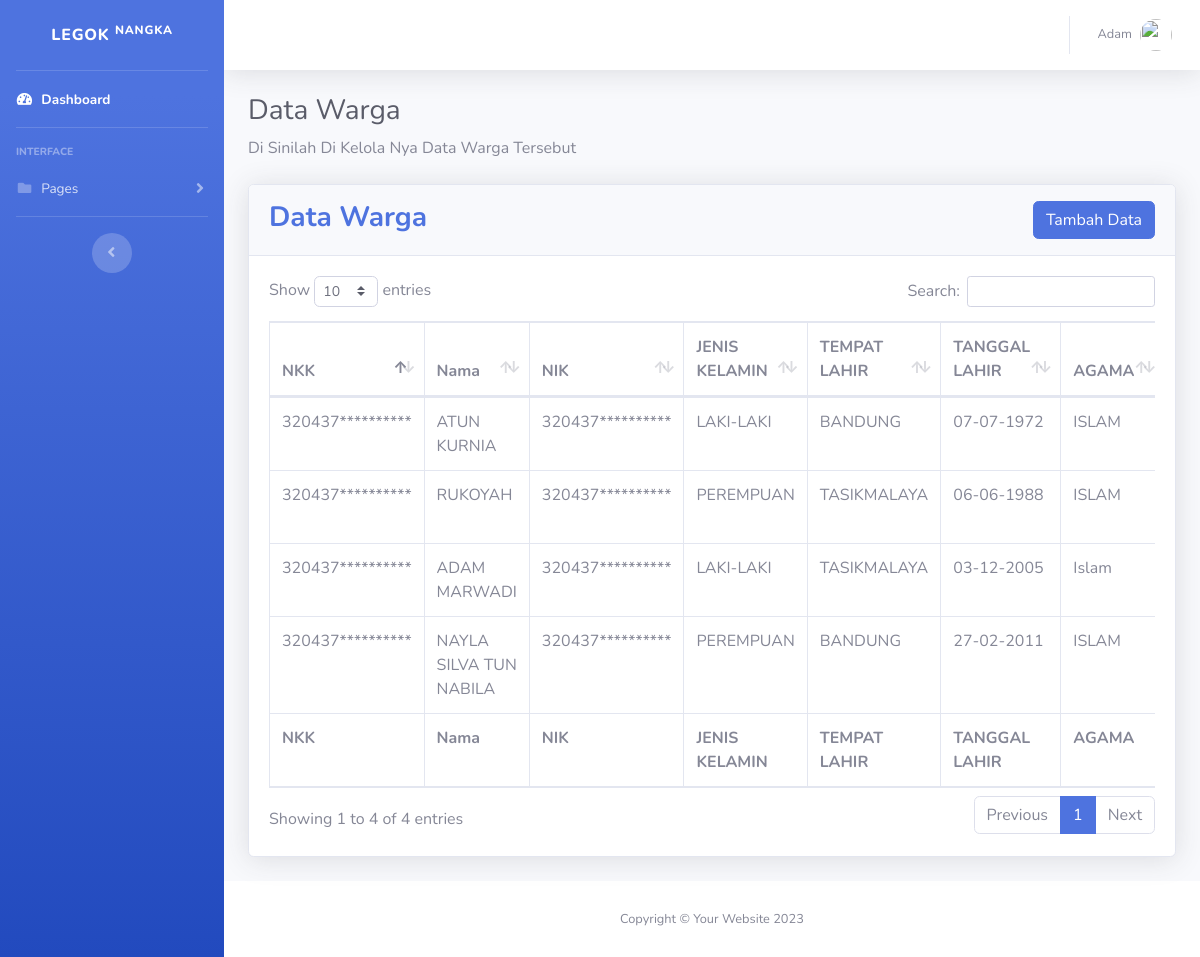
The app's page /Admin_Warga/tables.php (signed in) with its own data.
### tables this page shows
CREATE TABLE `data_kk` (
  `id` int(11) NOT NULL,
  `nkk` varchar(16) NOT NULL,
  `nama` varchar(50) NOT NULL,
  `nik` varchar(16) NOT NULL,
  `jeniskelamin` varchar(10) NOT NULL,
  `tempatlahir` varchar(30) NOT NULL,
  `tl` varchar(10) NOT NULL,
  `agama` varchar(15) NOT NULL,
  `pendidikan` varchar(30) NOT NULL,
  `jenispekerjaan` varchar(30) NOT NULL,
  `status` varchar(11) NOT NULL,
  `statusdikeluarga` varchar(17) NOT NULL,
  `kewarganegaraan` varchar(3) NOT NULL
);

### Admin_Warga/tables.php (the view, shortened to what this page needs)
<?php include "koneksi.php";
?>
<!DOCTYPE html>
<html lang="en">
<head>
    <link href="vendor/fontawesome-free/css/all.min.css" rel="stylesheet" type="text/css">
    <link href="css/sb-admin-2.min.css" rel="stylesheet">
    <link href="vendor/datatables/dataTables.bootstrap4.min.css" rel="stylesheet">
</head>
<body id="page-top">
    <div id="wrapper">
        <ul class="navbar-nav bg-gradient-primary sidebar sidebar-dark accordion" id="accordionSidebar">
            <a class="sidebar-brand d-flex align-items-center justify-content-center" href="index.php">
                <div class="sidebar-brand-text mx-3">Legok <sup>Nangka</sup></div>
            </a>
            <hr class="sidebar-divider my-0">
            <li class="nav-item active">
                <a class="nav-link" href="index.php">
                    <i class="fas fa-fw fa-tachometer-alt"></i>
                    <span>Dashboard</span></a>
            </li>
            <hr class="sidebar-divider">
            <div class="sidebar-heading">
                Interface
            </div>
            <li class="nav-item">
                <a class="nav-link collapsed" href="#" data-toggle="collapse" data-target="#collapsePages" aria-expanded="true" aria-controls="collapsePages">
                    <i class="fas fa-fw fa-folder"></i>
                    <span>Pages</span>
                </a>
            </li>
            <hr class="sidebar-divider d-none d-md-block">
            <div class="text-center d-none d-md-inline">
                <button class="rounded-circle border-0" id="sidebarToggle"></button>
            </div>
        </ul>
        <div id="content-wrapper" class="d-flex flex-column">
            <div id="content">
                <nav class="navbar navbar-expand navbar-light bg-white topbar mb-4 static-top shadow">
                    <ul class="navbar-nav ml-auto">
                        <li class="nav-item dropdown no-arrow">
                            <a class="nav-link dropdown-toggle" href="#" id="userDropdown" role="button" data-toggle="dropdown" aria-haspopup="true" aria-expanded="false">
                            <?php echo "<span class='mr-2 d-none d-lg-inline text-gray-600 small'> $_SESSION[username] </span>" ?>
                                <img class="img-profile rounded-circle" src="img/profil.gif">
                            </a>
                        </li>
                    </ul>
                </nav>
                <div class="container-fluid">
                    <h1 class="h3 mb-2 text-gray-800">Data Warga</h1>
                    <p class="mb-4">Di Sinilah Di Kelola Nya Data Warga Tersebut</p>
                    <div class="card shadow mb-4">
                        <div class="card-header py-3">
                            <h3 class="m-0 font-weight-bold text-primary">Data Warga <button type="button" class="btn btn-primary" style="float: right;" data-toggle="modal" data-target="#exampleModalCenter">
                                    Tambah Data
                                </button></h3>
                        </div>
                        <div class="card-body">
                            <div class="table-responsive">
                                <table class="table table-bordered" id="dataTable" width="100%" cellspacing="0">
                                    <thead>
                                        <tr>
                                            <th>NKK</th>
                                            <th>Nama</th>
                                            <th>NIK</th>
                                            <th>JENIS KELAMIN</th>
                                            <th>TEMPAT LAHIR</th>
                                            <th>TANGGAL LAHIR</th>
                                            <th>AGAMA</th>
                                        </tr>
                                    </thead>
                                    <tfoot>
                                        <tr>
                                            <th>NKK</th>
                                            <th>Nama</th>
                                            <th>NIK</th>
                                            <th>JENIS KELAMIN</th>
                                            <th>TEMPAT LAHIR</th>
                                            <th>TANGGAL LAHIR</th>
                                            <th>AGAMA</th>
                                        </tr>
                                    </tfoot>
                                    <tbody>
                                        <?php
                                        $esqiel = "Select id,nkk,nama,nik,jeniskelamin,tempatlahir,tl,agama,pendidikan,jenispekerjaan,status,statusdikeluarga,kewarganegaraan from data_kk";
                                        $jadi = mysqli_query($koneksi, $esqiel);
                                        if (mysqli_num_rows($jadi) > 0) {
                                            while ($kolom = mysqli_fetch_assoc($jadi)) {
                                        ?><tr><?php
                                                echo "<td>" . $kolom['nkk'] . "</td>";
                                                echo "<td>" . $kolom['nama'] . "</td>";
                                                echo "<td>" . $kolom['nik'] . "</td>";
                                                echo "<td>" . $kolom['jeniskelamin'] . "</td>";
                                                echo "<td>" . $kolom['tempatlahir'] . "</td>";
                                                echo "<td>" . $kolom['tl'] . "</td>";
                                                echo "<td>" . $kolom['agama'] . "</td>";
                                                echo "<td><a class='btn btn-primary' href='editdata.php?edit=$kolom[id]'>Edit</a></td>"; ?>
                                                </tr>
                                        <?php }
                                        } ?>
                                    </tbody>
                                </table>
                            </div>
                        </div>
                    </div>
                </div>
            </div>
            <footer class="sticky-footer bg-white">
                <div class="container my-auto">
                    <div class="copyright text-center my-auto">
                        <span>Copyright &copy; Your Website </span>
                    </div>
                </div>
            </footer>
        </div>
    </div>
</body>
</html>

### records on screen
data_kk: nkk "320437**********", nama "ATUN KURNIA", nik "320437**********", jeniskelamin "LAKI-LAKI", tempatlahir "BANDUNG", tl "07-07-1972", agama "ISLAM"
data_kk: nkk "320437**********", nama "RUKOYAH", nik "320437**********", jeniskelamin "PEREMPUAN", tempatlahir "TASIKMALAYA", tl "06-06-1988", agama "ISLAM"
data_kk: nkk "320437**********", nama "ADAM MARWADI", nik "320437**********", jeniskelamin "LAKI-LAKI", tempatlahir "TASIKMALAYA", tl "03-12-2005", agama "Islam"
data_kk: nkk "320437**********", nama "NAYLA SILVA TUN NABILA", nik "320437**********", jeniskelamin "PEREMPUAN", tempatlahir "BANDUNG", tl "27-02-2011", agama "ISLAM"

### other values on screen
$_SESSION[username] "Adam"
